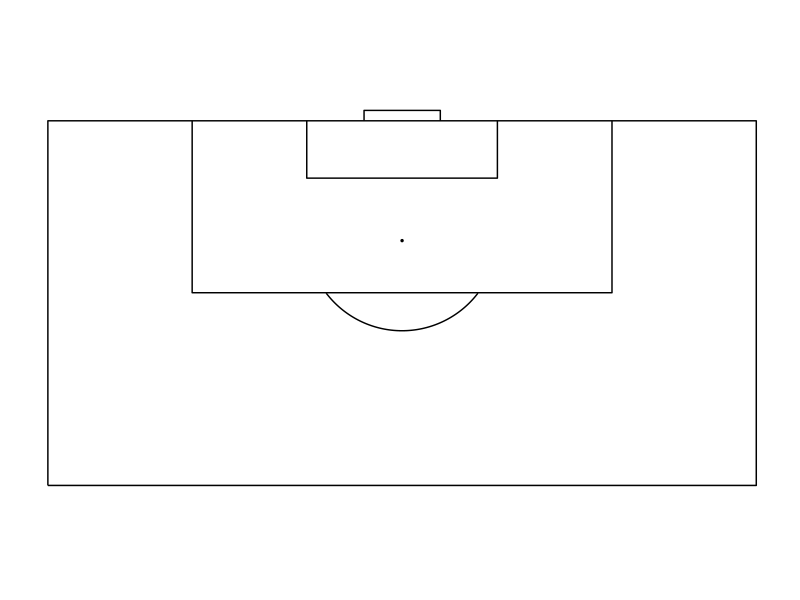

The R source for this figure:
library('ggplot2')
library('ggthemes')
ggplot(data=data.frame(x=1,y=1),aes(x,y))+
###pitch:
geom_path(data=data.frame(x=c(0,0,68,68,0),y=c(0,35,35,0,0)))+
##penalty spot:
geom_point(aes(x = 34, y = 23.5), size = 0.5) +
###penalty arc:
geom_path(data=data.frame(x=c(-7280:(-1)/1000,1:7280/1000)+34,y=-c(sqrt(9.15^2-c(-7280:(-1)/1000,1:7280/1000)^2))+24),aes(x=x,y=y))+
###6-yard box:
geom_path(data=data.frame(x=c(24.85,24.85,43.15,43.15),y=c(35,29.5,29.5,35)))+
###goal
geom_path(data=data.frame(x=c(30.35,30.35,37.67,37.67),y=c(35,36,36,35)))+
###penalty area:
geom_path(data=data.frame(x=c(13.85,13.85,54.15,54.15),y=c(35,18.5,18.5,35)))+
###fix aspect ratio to 1:1
coord_fixed() +
###remove all non-geom elements
theme_solid()
